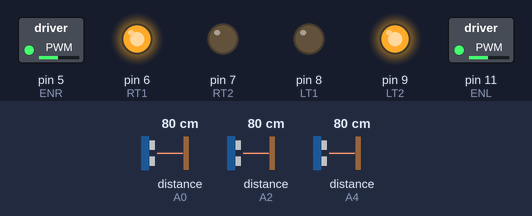
A sketch run on a simulated Arduino Uno, built with avr-gcc and run on an emulated ATmega328P. Parts: switched loads named in the sketch (green lamp = pin HIGH), output pins drawn as LEDs (lit = HIGH). Wiring (inferred from the names in the program): 3 × ultrasonic range finder: trigger A1, echo A0 / trigger A3, echo A2 / trigger A5, echo A4. Inputs (shaded band) come from the test bench; at power-on: distance to the obstacle (sensors on A0, A2, A4) 80 cm. The echo pulse lasts 58.3 µs per cm; pins used as bus, display or sensor lines are not drawn.

Above: at 1.2 s.
1.3 s: distance to the obstacle (sensor on A0) set to 18 cm
2.8 s: distance to the obstacle (sensor on A0) set to 13 cm
At 3.8 s:
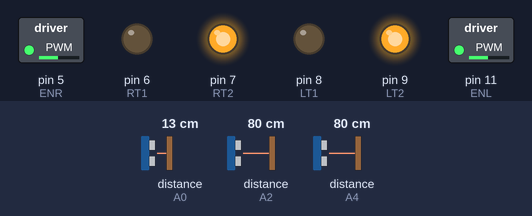
4.3 s: distance to the obstacle (sensor on A2) set to 17 cm
5.8 s: distance to the obstacle (sensor on A2) set to 14 cm
At 7.0 s:
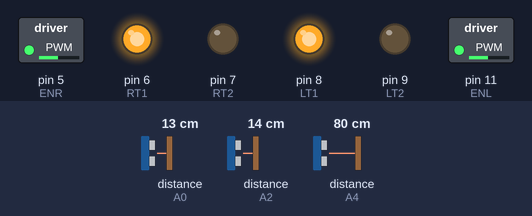
7.3 s: distance to the obstacle (sensor on A2) set to 18 cm
At 8.4 s:
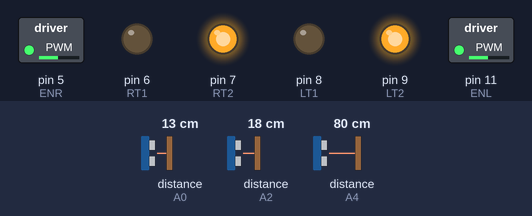
8.8 s: distance to the obstacle (sensor on A2) set to 2 cm
At 9.6 s:
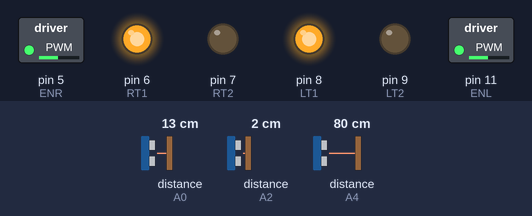
Timing chart, 0 to 11.3 s (numbered marks = the images above; inputs shaded):
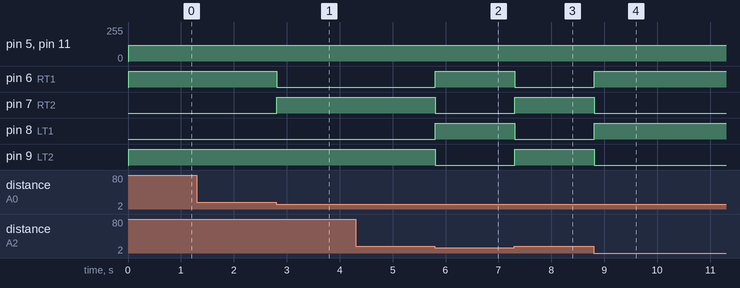

Measured:
- the behaviour switches between 16 and 15 cm on distance to the obstacle (sensor on A0) (found by bisection; images 0 and 1)
- the behaviour switches between 16 and 15 cm on distance to the obstacle (sensor on A2) (found by bisection; images 1 and 2)
- after the input at 1.3 s, every drawn part: stays the same
- after the input at 2.8 s, pin 6 (RT1): HIGH → LOW at once; pin 7 (RT2): LOW → HIGH at once
- after the input at 4.3 s, every drawn part: stays the same
- after the input at 5.8 s, pin 6 (RT1), pin 8 (LT1): LOW → HIGH at once; pin 7 (RT2), pin 9 (LT2): HIGH → LOW at once
- after the input at 7.3 s, pin 6 (RT1), pin 8 (LT1): HIGH → LOW at once; pin 7 (RT2), pin 9 (LT2): LOW → HIGH at once
- after the input at 8.8 s, pin 6 (RT1), pin 8 (LT1): LOW → HIGH at once; pin 7 (RT2), pin 9 (LT2): HIGH → LOW at once

The sketch:

TestRun.ino
```cpp
//Test Run
//pins of right motors
int RT1 = 6;
int RT2 = 7;
//pins of left motors
int LT1 = 8;
int LT2 = 9;
//pins to enable motors
int ENR = 5;
int ENL = 11;
//speed of the motor
int SPD = 120;
//distance sensor, OUT to send the wave, IN to receive
int frontOUT = A5;
int frontIN = A4;
int leftOUT = A3;
int leftIN = A2;
int rightOUT = A1;
int rightIN = A0;
//initials for the distance
int frontDistance = 0;
int leftDistance = 0;
int rightDistance = 0;
//function to move forward
void MoveForward()
{
        analogWrite(ENR, SPD);
        analogWrite(ENL, SPD);
        digitalWrite(RT1, HIGH);
        digitalWrite(RT2, LOW);
        digitalWrite(LT1, LOW);
        digitalWrite(LT2, HIGH);
}
//function to move backward
void MoveBackward()
{
        analogWrite(ENR, SPD);
        analogWrite(ENL, SPD);
        digitalWrite(RT1, LOW);
        digitalWrite(RT2, HIGH);
        digitalWrite(LT1, HIGH);
        digitalWrite(LT2, LOW);
}
//function to turn right
void TurnRight()
{
        analogWrite(ENR, SPD);
        analogWrite(ENL, SPD);
        digitalWrite(RT1, LOW);
        digitalWrite(RT2, HIGH);
        digitalWrite(LT1, LOW);
        digitalWrite(LT2, HIGH);
}
//function to turn left
void TurnLeft()
{
        analogWrite(ENR, SPD);
        analogWrite(ENL, SPD);
        digitalWrite(RT1, HIGH);
        digitalWrite(RT2, LOW);
        digitalWrite(LT1, HIGH);
        digitalWrite(LT2, LOW);
}
//function to stop
void Stop()
{
        digitalWrite(ENR, LOW);
        digitalWrite(ENL, LOW);
}
//function to measure right distance
int frontDistanceMeasure()
{
        digitalWrite(frontOUT, LOW);
        delayMicroseconds(2);
        digitalWrite(frontOUT, HIGH);
        delayMicroseconds(20);
        digitalWrite(frontOUT, LOW);
        float fDistance = pulseIn(frontIN, HIGH);
        fDistance = fDistance / 58;
        return (int)fDistance;
}
//function to measure left distance
int leftDistanceMeasure()
{
        digitalWrite(leftOUT, LOW);
        delayMicroseconds(2);
        digitalWrite(leftOUT, HIGH);
        delayMicroseconds(20);
        digitalWrite(leftOUT, LOW);
        float lDistance = pulseIn(leftIN, HIGH);
        lDistance = lDistance / 58;
        return (int)lDistance;
}
//function to measure right distance
int rightDistanceMeasure()
{
        digitalWrite(rightOUT, LOW);
        delayMicroseconds(2);
        digitalWrite(rightOUT, HIGH);
        delayMicroseconds(20);
        digitalWrite(rightOUT, LOW);
        float rDistance = pulseIn(rightIN, HIGH);
        rDistance = rDistance / 58;
        return (int)rDistance;
}
//setup the initials
void setup()
{
        Serial.begin(9600);
        pinMode(RT1, OUTPUT);
        pinMode(RT2, OUTPUT);
        pinMode(LT1, OUTPUT);
        pinMode(LT2, OUTPUT);
        pinMode(ENR, OUTPUT);
        pinMode(ENL, OUTPUT);
        pinMode(frontOUT, OUTPUT);
        pinMode(frontIN, INPUT);
        pinMode(leftOUT, OUTPUT);
        pinMode(leftIN, INPUT);
        pinMode(rightOUT, OUTPUT);
        pinMode(rightIN, INPUT);
        Stop();
}
//loop of the program
void loop()
{
//main label
main:
        frontDistance = frontDistanceMeasure();
        leftDistance = leftDistanceMeasure();
        rightDistance = rightDistanceMeasure();
        if (leftDistance < 15)
        {
                TurnLeft();
                goto main;
        }
        if (rightDistance < 15)
        {
                TurnRight();
                goto main;
        }
        if (frontDistance < 15)
        {
                Stop();
                goto main;
        }
        else
        {
                MoveForward();
                goto main;
        }
}
```
